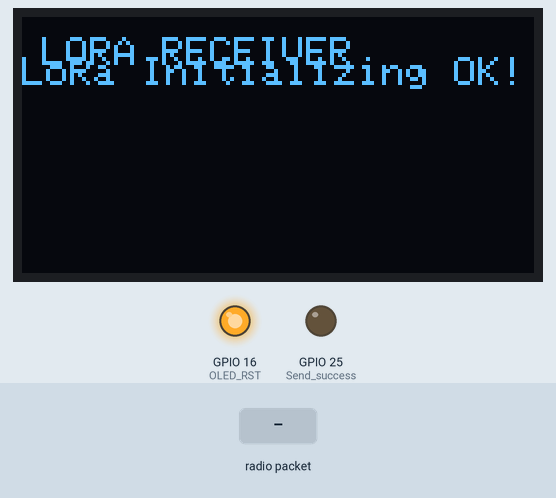
Recording of a program running on a simulated ESP32. Parts: 128×64 one-colour display, output pins drawn as LEDs (lit = HIGH). The test bench sets the inputs (shaded band). No radio packets arrive unless stated; what the program prints to the serial monitor is not drawn.

Above: at 1.3 s.
1.4 s: radio packet "a" arrives
At 3.7 s:
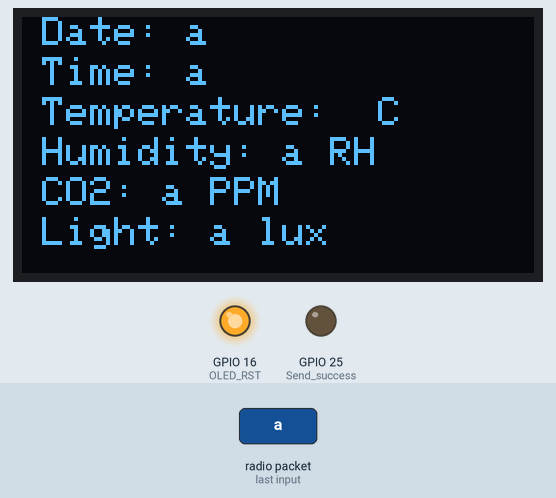
4.0 s: radio packet "b" arrives
At 6.2 s:
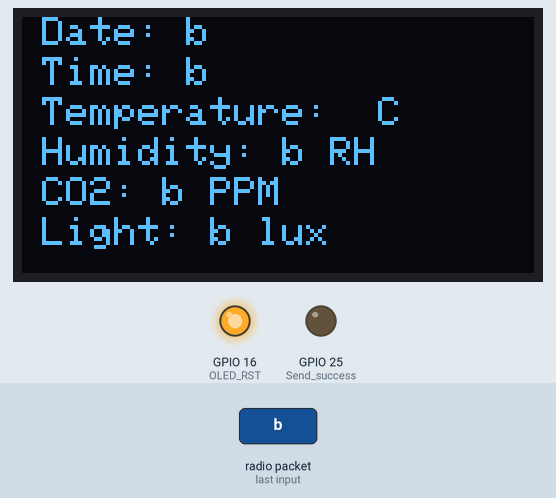
6.5 s: radio packet "c" arrives
At 8.0 s:
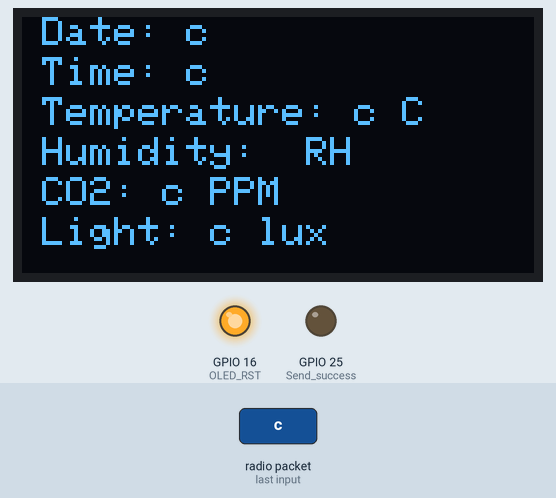
9.1 s: radio packet "d" arrives
At 10.7 s:
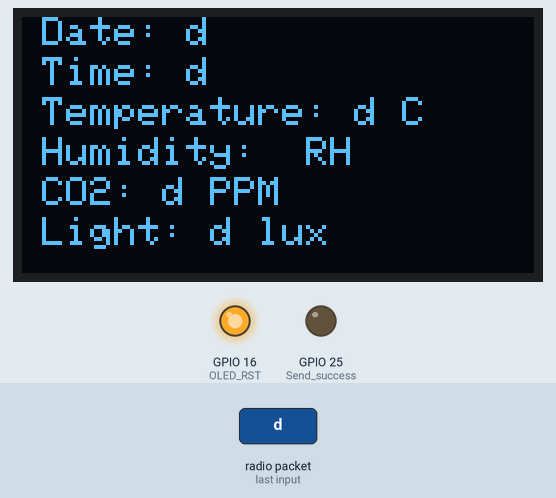
11.6 s: radio packet "e" arrives
At 13.4 s:
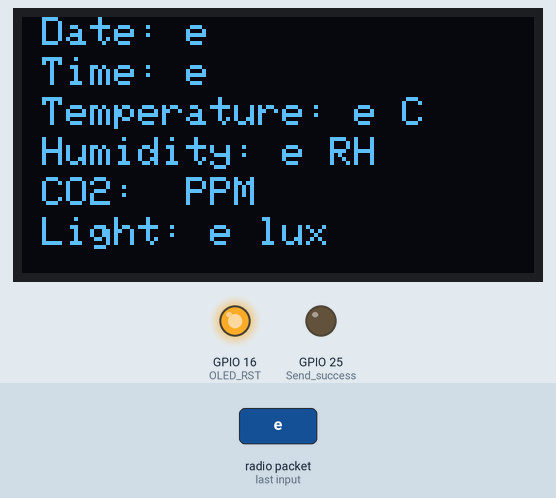
14.2 s: radio packet "f" arrives
At 16.2 s:
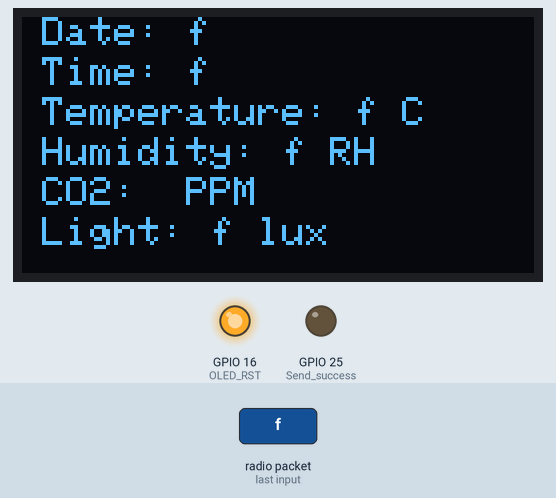
Timing chart, 0 to 17.7 s (numbered marks = the images above; inputs shaded):
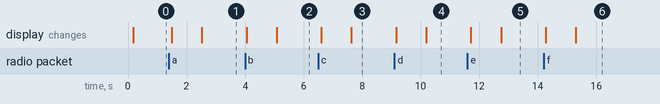

Measured:
- after the input at 1.4 s, the display: first changes after 0.10 s (image 1 shows a later state)
- after the input at 4.0 s, the display: first changes after 0.06 s (image 2 shows a later state)
- after the input at 6.5 s, the display: first changes after 0.11 s (image 3 shows a later state)
- after the input at 9.1 s, the display: first changes after 0.07 s (image 4 shows a later state)
- after the input at 11.6 s, the display: first changes after 0.12 s (image 5 shows a later state)
- after the input at 14.2 s, the display: first changes after 0.08 s (image 6 shows a later state)

The program:

main.cpp
```cpp
#include <Arduino.h>
#include <Wire.h>
#include <WiFi.h>
#include <SPI.h>
#include <LoRa.h>
#include <SPI.h>
#include <Wire.h>
#include <Adafruit_GFX.h>
#include <Adafruit_SSD1306.h>
#include <Arduino.h>
// define the pins used by the LoRa transceiver module
#define SCK 5
#define MISO 19
#define MOSI 27
#define SS 18
#define RST 14
#define DIO0 26
#define BAND 433E6
// OLED pins
#define OLED_SDA 4
#define OLED_SCL 15
#define OLED_RST 16
#define SCREEN_WIDTH 128 // OLED display width, in pixels
#define SCREEN_HEIGHT 64 // OLED display height, in pixels
Adafruit_SSD1306 display(SCREEN_WIDTH, SCREEN_HEIGHT, &Wire, OLED_RST);
float temperature = 0;
float humidity = 0;
float co2 = 0;
float lux = 0;
String b1, b2, b3, b4, b5, b6, b7, b8, b9, b10;
int b11, b21, b31, b41, b51;
// Main Functions
void setup()
{
    pinMode(25, OUTPUT); // Send success, LED W
    pinMode(16, OUTPUT);
    digitalWrite(16, LOW); // set GPI016 low
    delay(50);
    digitalWrite(16, HIGH);
    // initialize Serial Monitor
    Serial.begin(115200);

    // reset OLED display via software
    pinMode(OLED_RST, OUTPUT);
    digitalWrite(OLED_RST, LOW);
    delay(20);
    digitalWrite(OLED_RST, HIGH);

    // initialize OLED
    Wire.begin(OLED_SDA, OLED_SCL);
    if (!display.begin(SSD1306_SWITCHCAPVCC, 0x3c, false, false))
    { // Address 0x3C for 128x32
        Serial.println(F("SSD1306 allocation failed"));
        for (;;)
            ; // Don't proceed, loop forever
    }

    display.clearDisplay();
    display.setTextColor(WHITE);
    display.setTextSize(1);
    display.setCursor(5, 5);
    display.print("LORA RECEIVER ");
    display.display();

    Serial.println("LoRa Receiver Test");

    // SPI LoRa pins
    SPI.begin(SCK, MISO, MOSI, SS);
    // setup LoRa transceiver module
    LoRa.setPins(SS, RST, DIO0);

    if (!LoRa.begin(BAND))
    {
        Serial.println("Starting LoRa failed!");
        while (1)
            ;
    }
    Serial.println("LoRa Initializing OK!");
    display.setCursor(0, 10);
    display.println("LoRa Initializing OK!");
    display.display();
    Serial.println("CLEARDATA");
    Serial.println("LABEL, Date, Time, Temperature, Humidity, co2, lux");
}

void loop()
{
    int packetSize = LoRa.parsePacket();
    if (packetSize)
    {
        // received a packets // Serial.print("Received packet. ");
        display.clearDisplay();
        // display.setFont(ArialMT_Plain_10);
        display.display();
        // read packet
        while (LoRa.available())
        {
            String a = LoRa.readString();
            int a1 = a.indexOf("a");
            int a2 = a.indexOf("b");
            int a3 = a.indexOf("c");
            int a4 = a.indexOf("d");
            int a5 = a.indexOf("e");
            int a6 = a.indexOf("f");
            int a7 = a.indexOf("g");
            int a8 = a.indexOf("h");
            int a9 = a.indexOf("i");
            int a10 = a.indexOf("j");
            int a11 = a.indexOf("k");
            int a12 = a.indexOf("l");
            int a13 = a.indexOf("m");
            int a14 = a.indexOf("n");
            int a15 = a.indexOf("o");
            int a16 = a.indexOf("p");
            int a17 = a.indexOf("q");
            int a18 = a.indexOf("r");
            int a19 = a.indexOf("s");
            int a20 = a.indexOf("t");

            b1 = a.substring(a1 + 1, a2);
            b2 = a.substring(a3 + 1, a4);
            b3 = a.substring(a5 + 1, a6);
            b4 = a.substring(a7 + 1, a8);
            b5 = a.substring(a9 + 1, a10);
            b6 = a.substring(a11 + 1, a12);
            b7 = a.substring(a13 + 1, a14);
            b8 = a.substring(a15 + 1, a16);
            b9 = a.substring(a17 + 1, a18);
            b10 = a.substring(a19 + 1, a20);

            Serial.print("DATA, DATE, TIME,");
            Serial.print(b1);
            Serial.print(",");
            Serial.print(b2);
            Serial.print(",");
            Serial.print(b3);
            Serial.print(",");
            Serial.print(b4);
            Serial.println(".");

            display.setCursor(5, 0);
            display.print("Date: " + String(b5));
            // display.print("Date: 12/11/2022");
            display.setCursor(5, 10);
            display.print("Time: "+ String(b6));
            display.setCursor(5, 20);
            display.print("Temperature: " + String(b1) + " C");
            display.setCursor(5, 30);
            display.print("Humidity: " + String(b2) + " RH");
            display.setCursor(5, 40);
            display.print("CO2: " + String(b3) + " PPM");
            display.setCursor(5, 50);
            display.print("Light: " + String(b4) + " lux");
            display.display();
        }
    }
    delay(100);
}
```

main-1.cpp
```cpp
// /*********
//   Rui Santos
//   Complete project details at https://RandomNerdTutorials.com/ttgo-lora32-sx1276-arduino-ide/
// *********/

// //Libraries for LoRa
// #include <SPI.h>
// #include <LoRa.h>

// //Libraries for OLED Display
// #include <Wire.h>
// #include <Adafruit_GFX.h>
// #include <Adafruit_SSD1306.h>

// //define the pins used by the LoRa transceiver module
// #define SCK 5
// #define MISO 19
// #define MOSI 27
// #define SS 18
// #define RST 14
// #define DIO0 26

// //433E6 for Asia
// //866E6 for Europe
// //915E6 for North America
// #define BAND 866E6

// //OLED pins
// #define OLED_SDA 4
// #define OLED_SCL 15
// #define OLED_RST 16
// #define SCREEN_WIDTH 128 // OLED display width, in pixels
// #define SCREEN_HEIGHT 64 // OLED display height, in pixels

// Adafruit_SSD1306 display(SCREEN_WIDTH, SCREEN_HEIGHT, &Wire, OLED_RST);

// String LoRaData;

// void setup() {
//   //initialize Serial Monitor
//   Serial.begin(115200);

//   //reset OLED display via software
//   pinMode(OLED_RST, OUTPUT);
//   digitalWrite(OLED_RST, LOW);
//   delay(20);
//   digitalWrite(OLED_RST, HIGH);

//   //initialize OLED
//   Wire.begin(OLED_SDA, OLED_SCL);
//   if(!display.begin(SSD1306_SWITCHCAPVCC, 0x3c, false, false)) { // Address 0x3C for 128x32
//     Serial.println(F("SSD1306 allocation failed"));
//     for(;;); // Don't proceed, loop forever
//   }

//   display.clearDisplay();
//   display.setTextColor(WHITE);
//   display.setTextSize(1);
//   display.setCursor(5,5);
//   display.print("LORA RECEIVER ");
//   display.display();

//   Serial.println("LoRa Receiver Test");

//   //SPI LoRa pins
//   SPI.begin(SCK, MISO, MOSI, SS);
//   //setup LoRa transceiver module
//   LoRa.setPins(SS, RST, DIO0);

//   if (!LoRa.begin(BAND)) {
//     Serial.println("Starting LoRa failed!");
//     while (1);
//   }
//   Serial.println("LoRa Initializing OK!");
//   display.setCursor(0,10);
//   display.println("LoRa Initializing OK!");
//   display.display();
// }

// void loop() {

//   //try to parse packet
//   int packetSize = LoRa.parsePacket();
//   if (packetSize) {
//     //received a packet
//     Serial.print("Received packet ");

//     //read packet
//     while (LoRa.available()) {
//       LoRaData = LoRa.readString();
//       Serial.print(LoRaData);
//     }

//     //print RSSI of packet
//     int rssi = LoRa.packetRssi();
//     Serial.print(" with RSSI ");
//     Serial.println(rssi);

//    // Dsiplay information
//    display.clearDisplay();
//    display.setCursor(0,0);
//    display.print("LORA RECEIVER");
//    display.setCursor(0,20);
//    display.print("Received packet:");
//    display.setCursor(0,30);
//    display.print(LoRaData);
//    display.setCursor(0,40);
//    display.print("RSSI:");
//    display.setCursor(30,40);
//    display.print(rssi);
//    display.display();
//   }
// }
```
